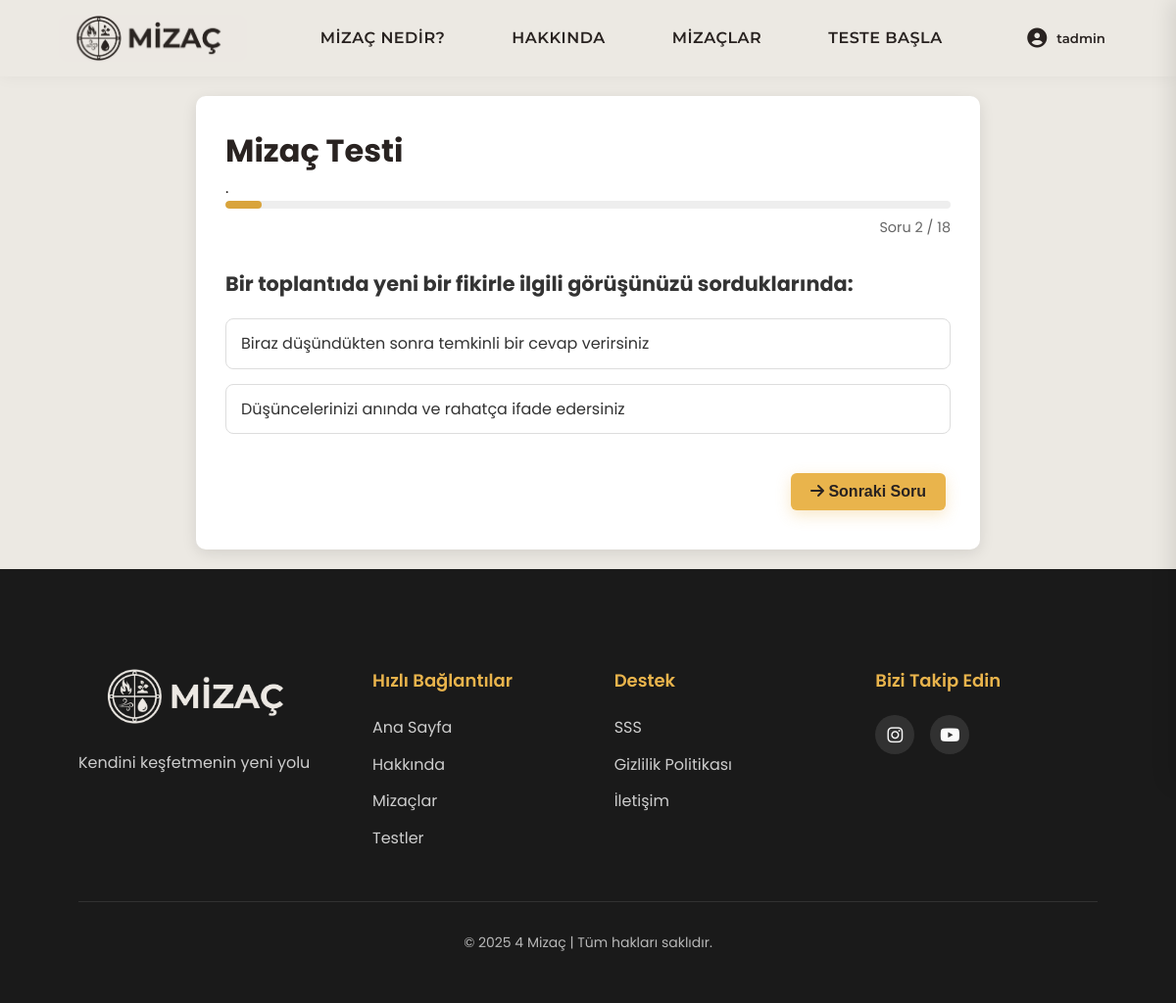
The page /testing_algorithm/tests/1/1/ (signed in) on the database its author committed.
### testing_algorithm/models.py (models this page shows, shortened)
class Test(models.Model):
    title = models.CharField(max_length=200)
    description = models.TextField()

class Question(models.Model):
    test = models.ForeignKey(Test, on_delete=models.CASCADE, related_name='questions')
    text = models.TextField()
    QUESTION_TYPE_CHOICES = [
        ('WARM', 'Sıcak/Soğuk Sorusu'),
        ('WARM_MOIST', 'Sıcak Mizaçlar için Nemli/Kuru Sorusu'),
        ('COLD_MOIST', 'Soğuk Mizaçlar için Nemli/Kuru Sorusu'),
    ]
    question_type = models.CharField(max_length=10, choices=QUESTION_TYPE_CHOICES, default='WARM')
    order = models.PositiveIntegerField(default=0)

class Choice(models.Model):
    question = models.ForeignKey(Question, on_delete=models.CASCADE, related_name='choices')
    text = models.CharField(max_length=200)
    warm_score = models.IntegerField(default=0)  # Sıcak puanı
    cold_score = models.IntegerField(default=0)  # Soğuk puanı
    moist_score = models.IntegerField(default=0)  # Nemli puanı
    dry_score = models.IntegerField(default=0)   # Kuru puanı

### testing_algorithm/views.py (the view, shortened to what this page needs)
# urls.py: path('tests/<int:test_id>/<int:question_index>/', views.take_test, name='take_test'),
@login_required
def take_test(request, test_id, question_index=0):
    test = get_object_or_404(Test, id=test_id)
    if 'test_phase' not in request.session:
        request.session['test_phase'] = 'WARM'
        request.session['warm_score'] = 0
        request.session['cold_score'] = 0
        request.session['moist_score'] = 0
        request.session['dry_score'] = 0
        request.session['test_answers'] = {}
        request.session.modified = True
    warm_questions = list(test.questions.filter(question_type='WARM').order_by('order'))
    warm_questions_count = len(warm_questions)
    warm_moist_questions = list(test.questions.filter(question_type='WARM_MOIST').order_by('order'))
    cold_moist_questions = list(test.questions.filter(question_type='COLD_MOIST').order_by('order'))
    current_phase = request.session.get('test_phase')
    if current_phase == 'WARM_MOIST':
        total_questions = warm_questions_count + len(warm_moist_questions)
        moist_questions = warm_moist_questions
    elif current_phase == 'COLD_MOIST':
        total_questions = warm_questions_count + len(cold_moist_questions)
        moist_questions = cold_moist_questions
    else:
        total_questions = warm_questions_count + len(warm_moist_questions)
        moist_questions = []
    if current_phase == 'WARM':
        if question_index < warm_questions_count:
            current_question = warm_questions[question_index]
        else:
            return redirect('take_test', test_id=test_id, question_index=warm_questions_count)
    choices = Choice.objects.filter(question=current_question)
    progress_percentage = int((question_index / total_questions) * 100) if total_questions > 0 else 0
    phase_display = {
        'WARM': 'Sıcak/Soğuk Özellikleri',
        'WARM_MOIST': 'Sıcak Mizaçlar için Kuru/Nemli Özellikleri',
        'COLD_MOIST': 'Soğuk Mizaçlar için Kuru/Nemli Özellikleri'
    }.get(current_phase, 'Test Soruları')
    return render(request, 'testing_algorithm/take_test.html', {
        'test': test,
        'current_question': current_question,
        'choices': choices,
        'question_index': question_index,
        'total_questions': total_questions,
        'progress_percentage': progress_percentage,
        'phase': phase_display
    })

### templates/testing_algorithm/take_test.html (shortened to what this page needs)
{% extends 'base.html' %}
{% load static %}
{% block extra_css %}
<link rel="stylesheet" href="{% static 'css/test.css' %}">
{% endblock %}
{% block content %}
<div class="container">
  <div class="test-container">
    <h1>{{ test.title }}</h1>
    <p class="test-description">{{ test.description }}</p>
    <div class="test-progress">
      <div class="progress-bar">
        <div class="progress-fill" style="width: {{ progress_percentage }}%"></div>
      </div>
      <p class="progress-text">Soru {{ question_index|add:1 }} / {{ total_questions }}</p>
    </div>
    <form method="post" class="test-form">
      <div class="question-container">
        <h3 class="question-text">{{ current_question.text }}</h3>
        <div class="choices-container">
          {% for choice in choices %}
            <label class="choice-label">
              <span class="choice-text">{{ choice.text }}</span>
            </label>
          {% endfor %}
        </div>
      </div>
      <div class="form-buttons">
        <button type="submit" class="btn btn-primary">
          {% if question_index < total_questions|add:-1 %}
            <i class="fas fa-arrow-right"></i> Sonraki Soru
          {% else %}
            <i class="fas fa-check"></i> Testi Tamamla
          {% endif %}
        </button>
      </div>
    </form>
  </div>
</div>
{% endblock %}

### templates/base.html (shortened to what this page needs)
{% load static %}
<!DOCTYPE html>
<html lang="tr">
<head>
    {% load static %}
    <link rel="stylesheet" href="{% static 'css/base.css' %}">
    {% block extra_css %}{% endblock %}
    <link href="https://cdnjs.cloudflare.com/ajax/libs/font-awesome/6.4.0/css/all.min.css" rel="stylesheet">
</head>
<body>
    <div class="page-container">
        <header class="nav-container">
            <div class="header-content">
                <a href="{% url 'index' %}" class="logo">
                    <img src="{% static 'images/logo.webp' %}" alt="MİZAÇ" class="logo-img">
                </a>
                <nav class="nav-links">
                    <a href="{% url 'temperament' %}" class="nav-item">MİZAÇ NEDİR?</a>
                    <a href="{% url 'about' %}" class="nav-item">HAKKINDA</a>
                    <a href="{% url 'temperaments' %}" class="nav-item">MİZAÇLAR</a>
                    <a href="{% url 'test_list' %}" class="nav-item">TESTE BAŞLA</a>
                </nav>
                {% if user.is_authenticated %}
                <div class="profile-container">
                    <button class="profile-button">
                        <i class="fas fa-user-circle"></i>
                        <span class="username-display">{{ user.username }}</span>
                    </button>
                </div>
                {% else %}
                    <a href="{% url 'login' %}" class="login-button"><i class="fas fa-sign-in-alt"></i> GİRİŞ YAP</a>
                {% endif %}
            </div>
        </header>
        <main>
            {% block content %}{% endblock %}
        </main>
        <footer>
            <div class="container">
                <div class="footer-content">
                    <div class="footer-logo">
                        <img src="{% static 'images/l2.webp' %}" alt="MİZAÇ" class="footer-logo-img">
                        <p>Kendini keşfetmenin yeni yolu</p>
                    </div>
                    <div class="footer-links">
                        <div class="footer-column">
                            <h3>Hızlı Bağlantılar</h3>
                            <ul>
                                <li><a href="{% url 'index' %}">Ana Sayfa</a></li>
                                <li><a href="{% url 'about' %}">Hakkında</a></li>
                                <li><a href="{% url 'temperaments' %}">Mizaçlar</a></li>
                                <li><a href="{% url 'test_list' %}">Testler</a></li>
                            </ul>
                        </div>
                        <div class="footer-column">
                            <h3>Destek</h3>
                            <ul>
                                <li><a href="{% url 'temperament' %}#faq-section">SSS</a></li>
                                <li><a href="{% url 'privacypolicy' %}">Gizlilik Politikası</a></li>
                                <li><a href="{% url 'about' %}#contact-section">İletişim</a></li>
                            </ul>
                        </div>
                    </div>
                    <div class="footer-social">
                        <h3>Bizi Takip Edin</h3>
                        <div class="social-icons">
                            <a href="#" aria-label="Instagram"><i class="fab fa-instagram"></i></a>
                            <a href="#" aria-label="Youtube"><i class="fab fa-youtube"></i></a>
                        </div>
                    </div>
                </div>
                <div class="footer-bottom">
                    <p>&copy; 2025 4 Mizaç | Tüm hakları saklıdır.</p>
                </div>
            </div>
        </footer>
    </div>
</body>
</html>

### static/css/test.css (style rules this page uses)
.test-container { max-width: 800px; margin: 0 auto; padding: 30px; background-color: white; border-radius: 10px; box-shadow: 0 4px 15px rgba(0, 0, 0, 0.1); }
.test-progress { margin-bottom: 30px; }
.progress-bar { height: 8px; background-color: #eee; border-radius: 4px; overflow: hidden; margin-bottom: 8px; }
.progress-fill { height: 100%; background-color: #d9a43c; border-radius: 4px; transition: width 0.3s ease; }
.progress-text { text-align: right; font-size: 0.9em; color: #666; }
.question-container { margin-bottom: 30px; }
.question-text { font-size: 1.3rem; margin-bottom: 20px; line-height: 1.5; color: #333; }
.choices-container { display: flex; flex-direction: column; gap: 15px; }
.choice-label { display: flex; align-items: center; padding: 12px 15px; border: 1px solid #ddd; border-radius: 8px; cursor: pointer; transition: all 0.2s ease; position: relative; }
.choice-text { font-size: 1rem; color: #333; transition: color 0.2s ease; }
.form-buttons { display: flex; justify-content: flex-end; }
.btn { padding: 10px 20px; border-radius: 6px; font-weight: 600; text-decoration: none; transition: all 0.3s ease; display: inline-block; text-align: center; }

### rows shown on the page
Test: title "Mizaç Testi", description "."
Question: text "Bir toplantıda yeni bir fikirle ilgili görüşünüzü sorduklarında:"
Choice: text "Biraz düşündükten sonra temkinli bir cevap verirsiniz"
Choice: text "Düşüncelerinizi anında ve rahatça ifade edersiniz"

### other values the page prints
{{ user.username }} "tadmin"
{{ question_index|add:1 }} "2"
{{ total_questions }} "18"
